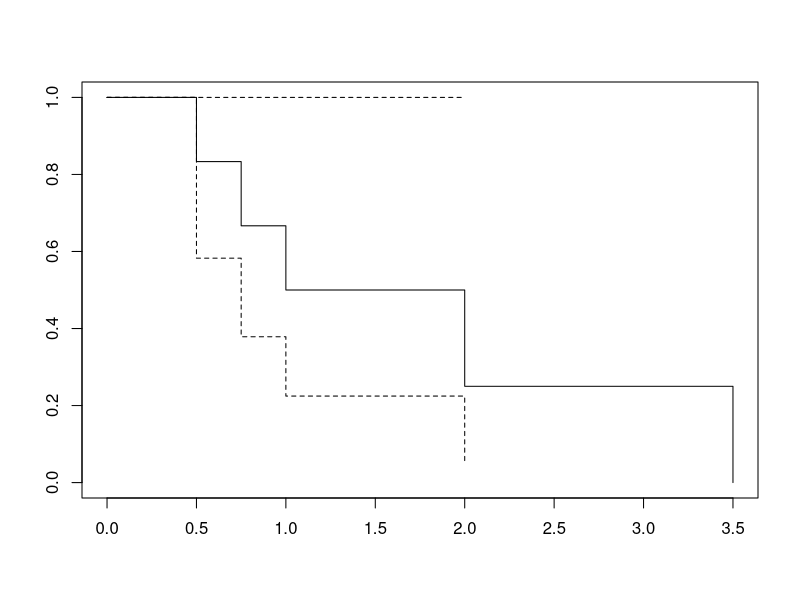
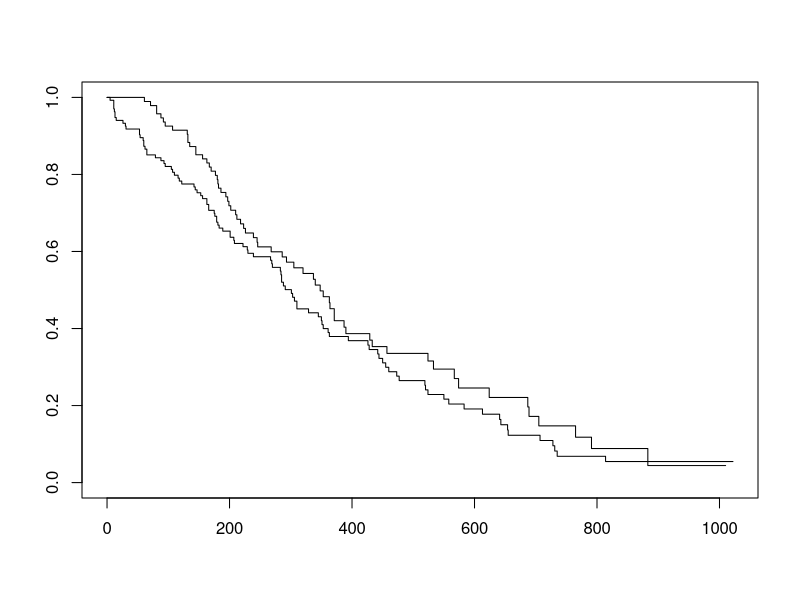

Generate these figures, in order, with R: (Note: this script raises an error after producing the figures.)
## ---- chunk 1
library(survminer)
knitr::opts_chunk$set(echo = TRUE)
## ---- chunk 2
library(survival)
events = c(1,1,1,0,1,1)
time = c(0.5, 0.75, 1, 1.5, 2, 3.5)
plot(survfit(Surv(time,events)~1))
## ---- chunk 3
df<-lung
df$age<-cut(lung$age, breaks = c(1,60,100))
plot(survfit(Surv(time,status)~age, df))
## ---- chunk 4
ggsurvplot(survfit(Surv(time,status)~age, df), conf.int = TRUE, censor= TRUE, cex.axis=3, cex.lab=3.0, main="Survival curve Age grouping", pval = TRUE)
## ---- chunk 5
ggsurvplot(survfit(Surv(time,status)~sex, df), conf.int = TRUE, censor= TRUE, cex.axis=3, cex.lab=3.0, main="Survival curve Age grouping", pval = TRUE)
